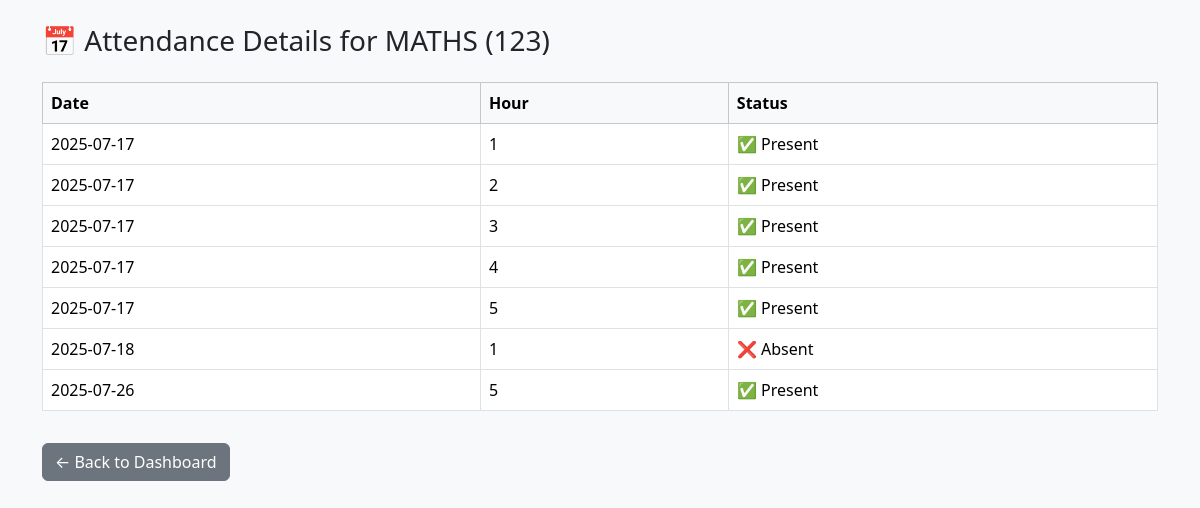
Page /student/attendance/1 (signed in) on the earlier database version.
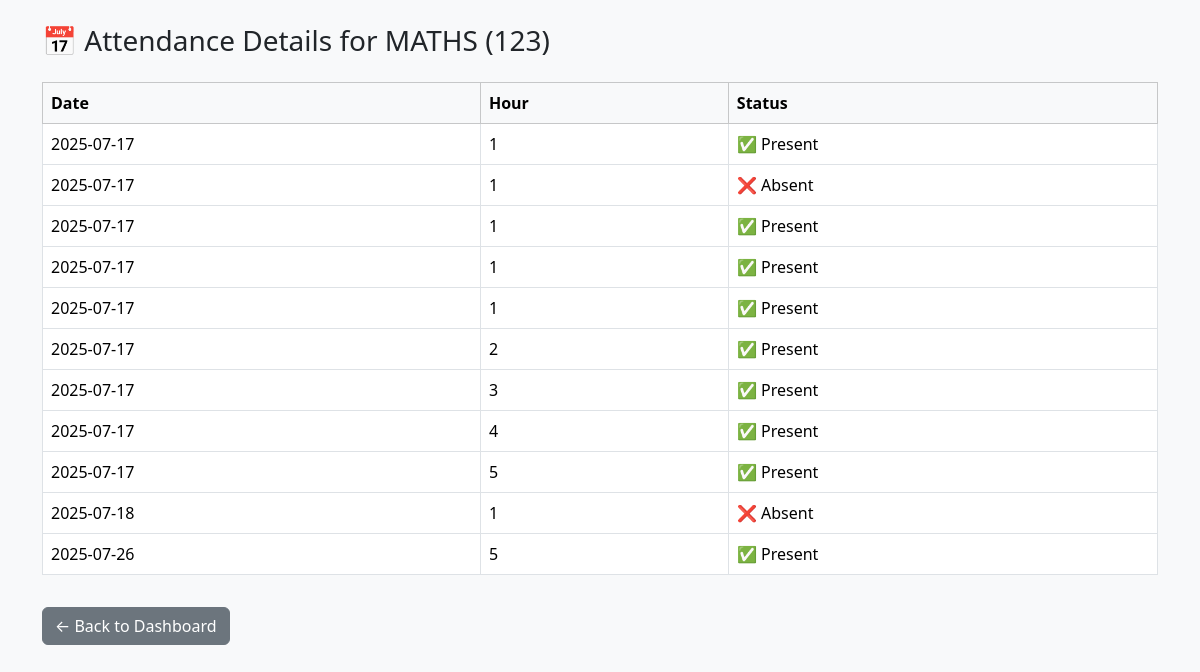
Same page on the later database version.
### tables this page shows
CREATE TABLE subjects (
                id INTEGER PRIMARY KEY AUTOINCREMENT,
                name TEXT,
                code TEXT,
                semester TEXT,
                branch TEXT,
                faculty_id INTEGER
            );

CREATE TABLE attendance (
                id INTEGER PRIMARY KEY AUTOINCREMENT,
                student_id INTEGER,
                subject_id INTEGER,
                date TEXT,
                hour INTEGER,
                present INTEGER
            );

### app.py (the view)
@app.route('/student/attendance/<int:subject_id>')
def view_attendance_detail(subject_id):
    if 'user_id' not in session or session.get('role') != 'student':
        flash("⚠️ Please log in first.", "warning")
        return redirect(url_for('login'))
    db = get_db()
    student_id = session['user_id']
    subject = db.execute('SELECT * FROM subjects WHERE id = ?', (subject_id,)).fetchone()
    records = db.execute('''
        SELECT date, hour, present FROM attendance
        WHERE student_id = ? AND subject_id = ?
        ORDER BY date, hour
    ''', (student_id, subject_id)).fetchall()
    return render_template('student_attendance_detail.html', subject=subject, records=records)

### app.py (called while the page is built)
def get_db():
    conn = sqlite3.connect('database.db')
    conn.row_factory = sqlite3.Row
    return conn

@app.after_request
def add_cache_control(response):
    response.headers['Cache-Control'] = 'no-store'
    return response

### templates/student_attendance_detail.html (shortened to what this page needs)
{% extends 'base.html' %}
{% block content %}
<h3>📅 Attendance Details for {{ subject.name }} ({{ subject.code }})</h3>
<table class="table table-bordered mt-4">
  <thead class="table-light">
    <tr>
      <th>Date</th>
      <th>Hour</th>
      <th>Status</th>
    </tr>
  </thead>
  <tbody>
    {% for record in records %}
    <tr>
      <td>{{ record.date }}</td>
      <td>{{ record.hour }}</td>
      <td>{% if record.present %}✅ Present{% else %}❌ Absent{% endif %}</td>
    </tr>
    {% else %}
    <tr><td colspan="3" class="text-center text-muted">No attendance data.</td></tr>
    {% endfor %}
  </tbody>
</table>
<a href="{{ url_for('student_dashboard') }}" class="btn btn-secondary mt-3">← Back to Dashboard</a>
{% endblock %}

### templates/base.html (shortened to what this page needs)
<!DOCTYPE html>
<html lang="en">
<head>
    <link rel="stylesheet" href="https://cdn.jsdelivr.net/npm/bootstrap@5.3.2/dist/css/bootstrap.min.css">
</head>
<body class="bg-light">
    <div class="container my-4">
        {% block content %}{% endblock %}
    </div>
</body>
</html>

Differences in the rows shown:
added attendance: date "2025-07-17", hour "1", present "❌ Absent"
added attendance: date "2025-07-17", hour "1", present "✅ Present"
added attendance: date "2025-07-17", hour "1", present "✅ Present"
added attendance: date "2025-07-17", hour "1", present "✅ Present"
